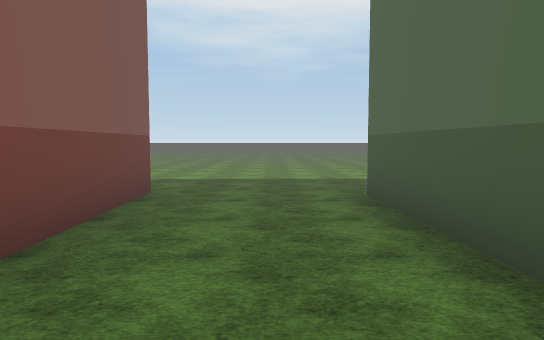
View 1 (above)

24 first-person views from a walk through a 3-D level made in the Unity game engine. The camera is 1.5 m above the floor, tilts 4° down and sees 70° across. The floor is counted in squares, 2 m on a side. Each view is taken from the middle of a square. On the plan, view 1 faces up. The plan holds only what a view shows up to about 12 squares ahead; the rest is blank. The place goes on beyond the plan. The terrain is drawn as flat ground. The player is left out. Some surface patterns are stand-ins.

View 2
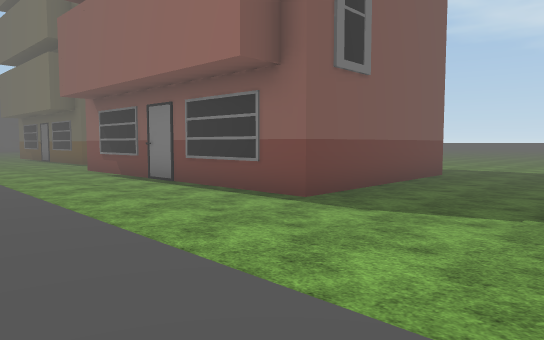

View 3
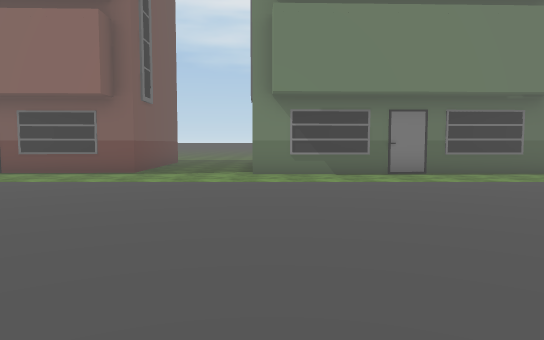

View 4
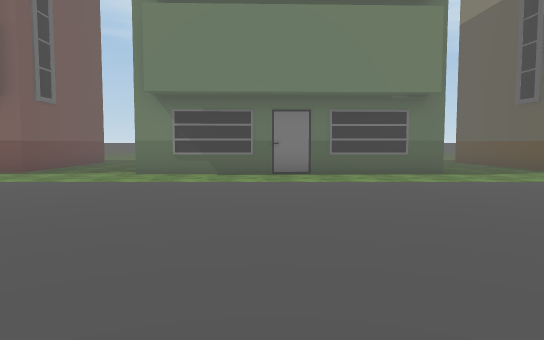

View 5
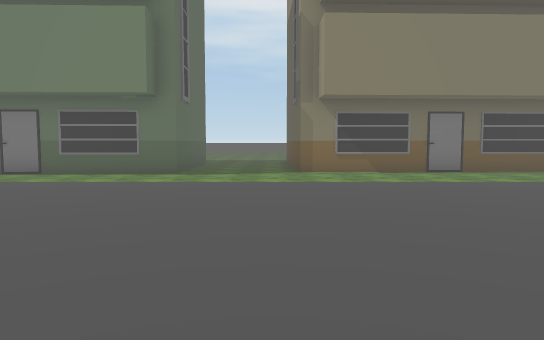

View 6
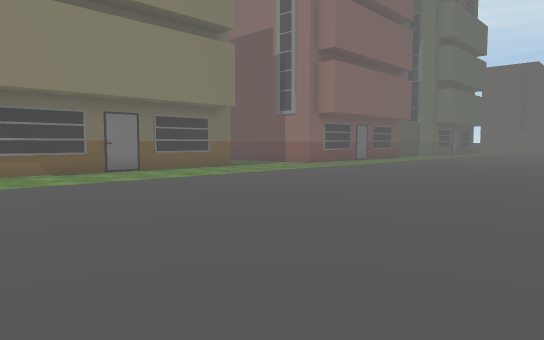

View 7
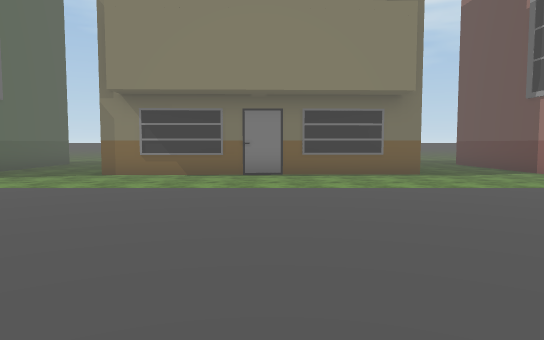

View 8
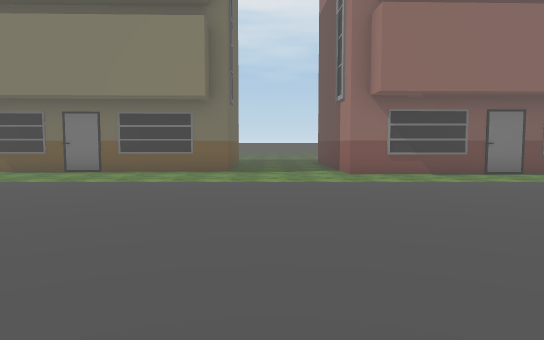

View 9
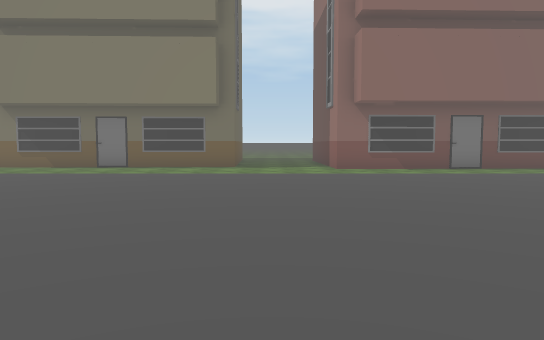

View 10
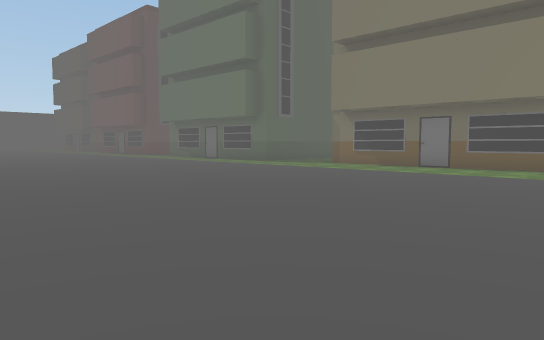

View 11
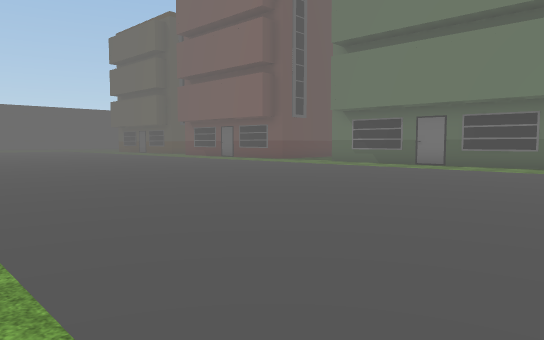

View 12
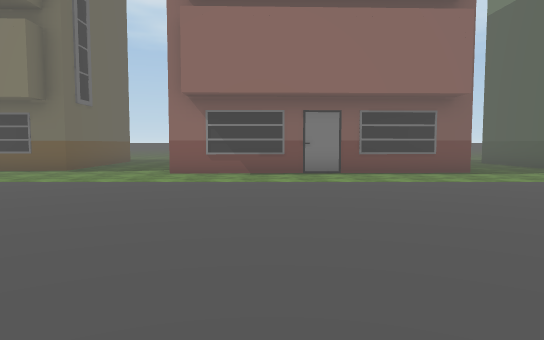

View 13
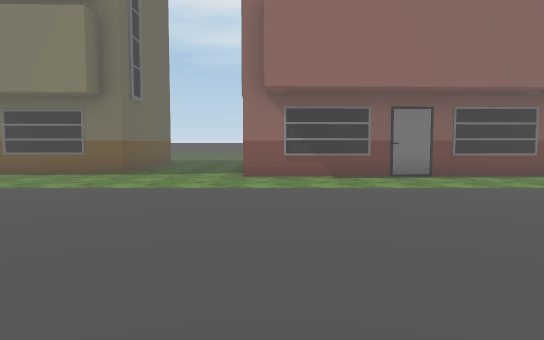

View 14
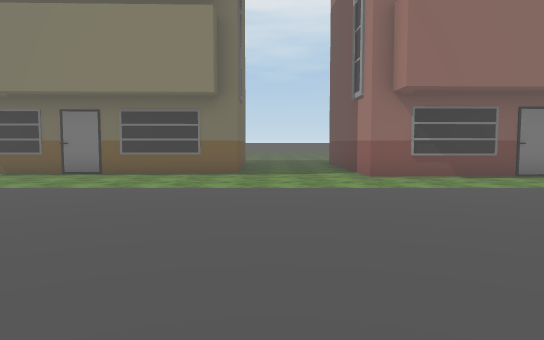

View 15
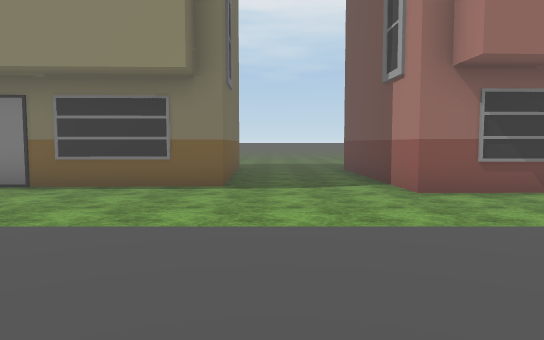

View 16
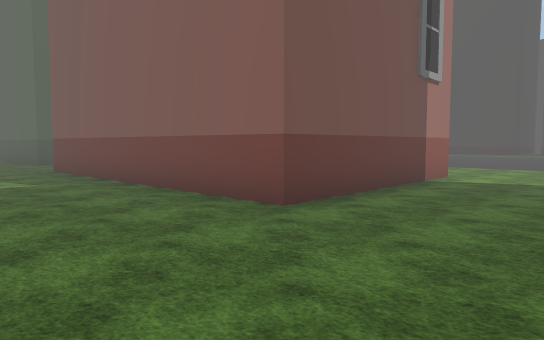

View 17
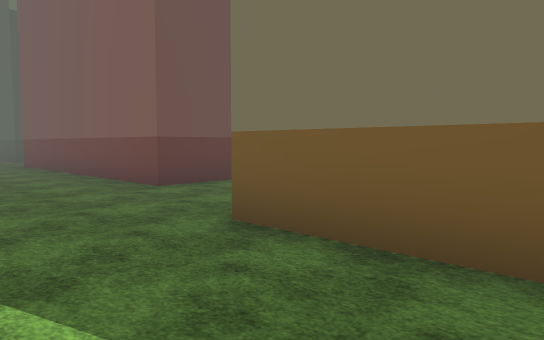

View 18
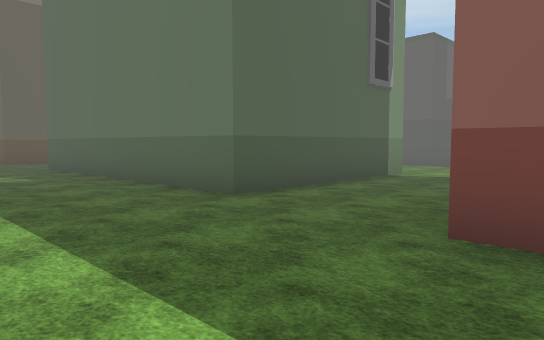

View 19
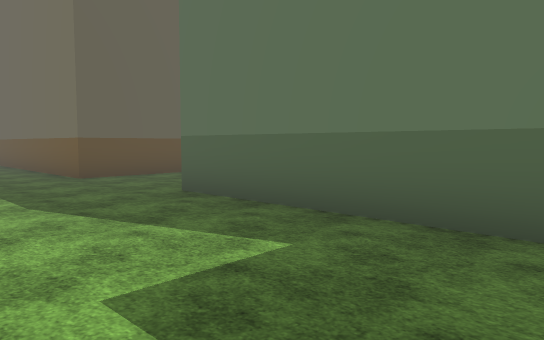

View 20
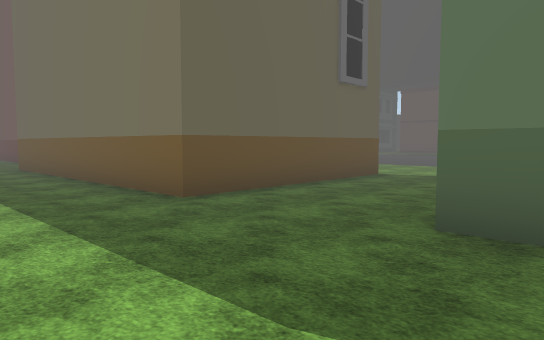

View 21
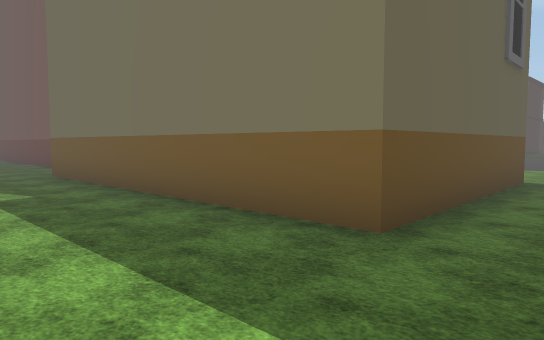

View 22
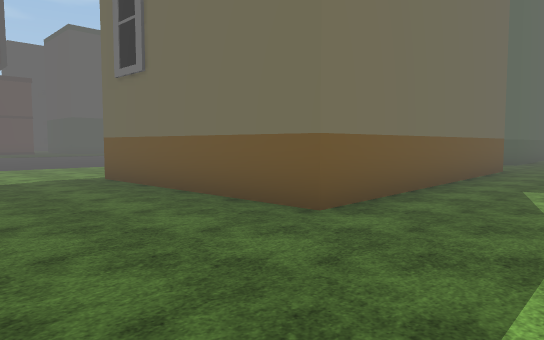

View 23
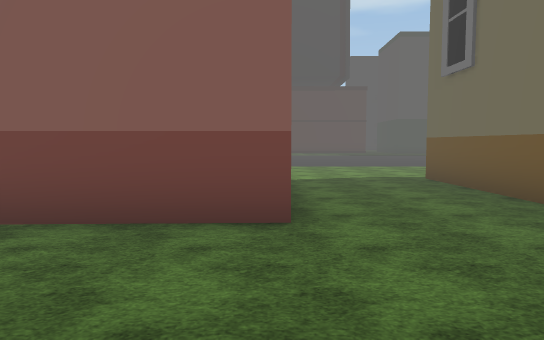

View 24
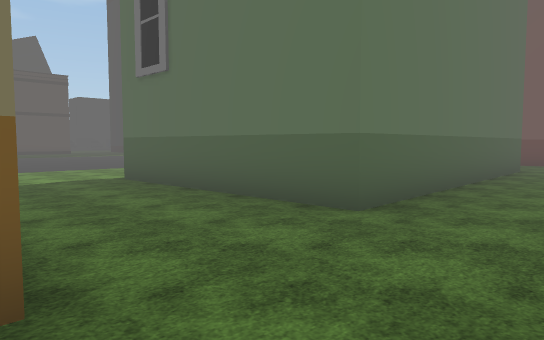

### Floor plan
Key: @ floor where view 1 was taken; . floor; B building.
Columns run from 16 left of view 1 to 27 right of it. Each row starts with its distance up from view 1.
  9 . .. ..      ...... . ... .. ..      .. .
  8  ...........  ............................
  7 ...........................................
  6 BBBB..........B..............BBBBBBBB......
  5    B...BBBBBBBB...BBBBBBBB...B      B...
  4    B...B      B...B      B...B      B...
  3    B...B      B...B      B...B      B...
  2    B...B      B...B      B...B      B...
  1 BBBB...BBBBBBBB...B      B...BBBBBBBB...
  0 ................@.BBBBBBB...............  B
 -1 ............................................
 -2 ............................................
 -3 ............................................
 -4 ............................................
 -5  ...........................................
 -6   ...........  ............................
 -7   ..........    ...........................
 -8    .........   ...........................
 -9     .  ....   ...........................
-10          .    ...........................
-11               ..............  ..........
-12                    .........       .. .
-13                         ....

Positions as (right, up) in squares from view 1, and headings:
1: (0, 0), facing up
2: (2, -4), facing up-left
3: (2, -10), facing up
4: (5, -10), facing up
5: (12, -10), facing up
6: (12, -10), facing up-right
7: (17, -9), facing up
8: (22, -10), facing up
9: (22, -12), facing up
10: (22, -12), facing up-left
11: (11, -13), facing up-left
12: (-7, -10), facing up
13: (-9, -9), facing up
14: (-12, -9), facing up
15: (-12, -6), facing up
16: (-13, 9), facing down-right
17: (-16, 9), facing down-right
18: (-3, 9), facing down-right
19: (4, 9), facing down-right
20: (8, 9), facing down-right
21: (11, 9), facing down-right
22: (24, 9), facing down-left
23: (24, 9), facing down
24: (13, 8), facing down-left
